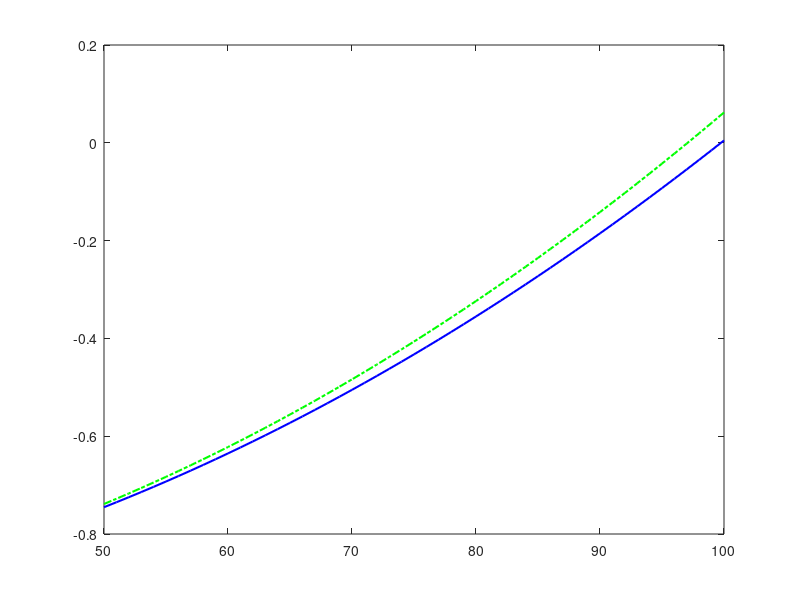

MATLAB code for this plot: (Note: this script raises an error after producing the figure.)
function demoAggregationOrder()
% Demonstrates why mode-separated and mode-collapsed Hashin can disagree on
% the FEASIBILITY of the exact same design, using just two elements - no
% mesh or FE solve needed. This is a different mechanism from
% demoModeConflict.m (which showed a trade-off AT a single point): this one
% is about the ORDER of aggregation ACROSS different elements.
%
% MECHANISM: mode-separated runs one p-norm PER MODE, across all elements,
% then requires every mode's p-norm to be <=1 independently. Mode-collapsed
% instead combines fibre+matrix at EACH element first (Dong et al. Eq 15-16),
% then runs a SINGLE p-norm across elements on that already-combined value.
%
% Consider two elements that are each exactly as damaged as the other, but
% in DIFFERENT modes: element A is fibre-tension-critical, element B is
% matrix-tension-critical, both at the same fraction of their own limit and
% negligible in every other mode. Mode-separated correctly sees two
% independent constraints, each safely below 1 (the fibre p-norm is
% dominated by A alone - B's contribution there is negligible - and vice
% versa for the matrix p-norm). Mode-collapsed instead produces two elements
% that EACH combine to ~1 (since each is critical in its own mode), then
% p-norms those two near-1 values TOGETHER - and p-norming two
% simultaneously-near-the-limit values pushes the aggregate ABOVE 1, even
% though no single element, in any single mode, actually exceeds its own
% allowable anywhere.

% Crosses threshold at 97.07% allowable stress fraction with mode-collapsed (index squared, like-for-like with the
% separated I = (s/X)^2 + (t/S)^2) vs 99.76% mode-separated.  (With the un-squared collapsed index it is 92.99%.)

strength.Xt = 1062; strength.Xc = 610; strength.Yt = 31; strength.Yc = 118; strength.S = 72;
Xt = strength.Xt; Yt = strength.Yt;
k_gate = 50; p = 8;
delta_f = 0.05*min(strength.Xt, strength.Xc);
delta_m = 0.05*min(strength.Yt, strength.Yc);
eps_max = 1e-3;

% ---- Headline snapshot: both elements at 98% of their own critical mode ----
frac = 0.98;
sA = [frac*Xt, 2.0, 5.0];    % element A: fibre-tension critical, safe elsewhere, material-axis stress [s1, s2, t12], s1 is close to Xt
sB = [10.0, frac*Yt, 5.0];   % element B: matrix-tension critical, safe elsewhere, material-axis stress [s1, s2, t12], s2 is close to Yt
% Both stresses are at 98% allowable stress

fprintf('Element A (fibre-critical):  s1=%.1f, s2=%.1f, t12=%.1f\n', sA(1), sA(2), sA(3));
fprintf('Element B (matrix-critical): s1=%.1f, s2=%.1f, t12=%.1f\n\n', sB(1), sB(2), sB(3));

[IftA, ImtA] = separatedFtMt(sA, strength, k_gate);
[IftB, ImtB] = separatedFtMt(sB, strength, k_gate);
g_ft = (IftA^p + IftB^p)^(1/p) - 1;
g_mt = (ImtA^p + ImtB^p)^(1/p) - 1;

HcA = collapsedIndex(sA, strength, delta_f, delta_m, eps_max);
HcB = collapsedIndex(sB, strength, delta_f, delta_m, eps_max);
g_h = (HcA^(2*p) + HcB^(2*p))^(1/p) - 1;

fprintf('---- mode-separated (this project''s Hashin.m) ----\n');
fprintf('  g_ft = %+.4f  (%s)\n', g_ft, passFail(g_ft));
fprintf('  g_mt = %+.4f  (%s)\n\n', g_mt, passFail(g_mt));
fprintf('---- mode-collapsed (Dong et al. 2025, single combined constraint) ----\n');
fprintf('  g_h  = %+.4f  (%s)\n\n', g_h, passFail(g_h));
if g_h > 0 && g_ft <= 0 && g_mt <= 0
    fprintf(['Neither element individually breaches ANY mode, yet the collapsed\n' ...
             'formulation reports the design as infeasible. Separating the modes\n' ...
             'avoids this p-norm "double counting" across elements that are each\n' ...
             'critical in a different mode.\n\n']);
end

% ---- Sweep: how far apart are the two formulations across criticality? ----
fracs = 0.5:0.01:1.0;
g_sep_sweep = zeros(size(fracs));
g_h_sweep   = zeros(size(fracs));
for k = 1:numel(fracs)
    sA_k = [fracs(k)*Xt, 2.0, 5.0];
    sB_k = [10.0, fracs(k)*Yt, 5.0];

    [IftA_k, ImtA_k] = separatedFtMt(sA_k, strength, k_gate);
    [IftB_k, ImtB_k] = separatedFtMt(sB_k, strength, k_gate);
    g_ft_k = (IftA_k^p + IftB_k^p)^(1/p) - 1;
    g_mt_k = (ImtA_k^p + ImtB_k^p)^(1/p) - 1;
    g_sep_sweep(k) = max(g_ft_k, g_mt_k);   % binding (worst) separated constraint

    HcA_k = collapsedIndex(sA_k, strength, delta_f, delta_m, eps_max);
    HcB_k = collapsedIndex(sB_k, strength, delta_f, delta_m, eps_max);
    g_h_sweep(k) = (HcA_k^(2*p) + HcB_k^(2*p))^(1/p) - 1;
end

figure;
plot(fracs*100, g_sep_sweep, 'b-', 'LineWidth', 1.5); hold on;
plot(fracs*100, g_h_sweep, 'g-.', 'LineWidth', 1.5);
yline(0, 'k:');
xlabel('Each element''s stress, as a % of its own critical mode''s allowable');
ylabel('Constraint value g (<=0 is feasible)');
legend('worst of g_{ft}, g_{mt} (separated)', 'g_h (collapsed, squared index)', 'feasibility boundary', 'Location', 'best');
title('Constraint value against percentage of critical stress, showing difference in feasibility');
grid on;
end

function [I_ft_gated, I_mt_gated] = separatedFtMt(sig, strength, k_gate)
s1 = sig(1); s2 = sig(2); t12 = sig(3);
Xt = strength.Xt; Yt = strength.Yt; S = strength.S;
g1 = 1/(1+exp(-k_gate*s1));
g2 = 1/(1+exp(-k_gate*s2));
I_ft_gated = g1 * ((s1/Xt)^2 + (t12/S)^2);
I_mt_gated = g2 * ((s2/Yt)^2 + (t12/S)^2);
end

function H_gp = collapsedIndex(sig, strength, delta_f, delta_m, eps_max)
s1 = sig(1); s2 = sig(2); t12 = sig(3);
S = strength.S;
Hf = heavisideBlend(strength.Xt, strength.Xc, s1, delta_f);
Hm = heavisideBlend(strength.Yt, strength.Yc, s2, delta_m);
FI_f = sqrt((s1/Hf)^2 + (t12/S)^2);
FI_m = sqrt((s2/Hm)^2 + (t12/S)^2);
diff_fm = FI_f - FI_m;
H_gp = 0.5*((FI_f+FI_m) + sqrt(diff_fm^2+eps_max) - sqrt(eps_max));
end

function h = heavisideBlend(a, b, c, delta)
% Eq. 12 of Dong et al. 2025 - see Hashin.asv for the same function.
if c > delta
    h = a;
elseif c < -delta
    h = b;
else
    h = 0.75*(a-b)*(c/delta - c^3/(3*delta^3)) + (a+b)/2;
end
end

function s = passFail(g)
if g <= 0
    s = 'safe';
else
    s = 'VIOLATED';
end
end
